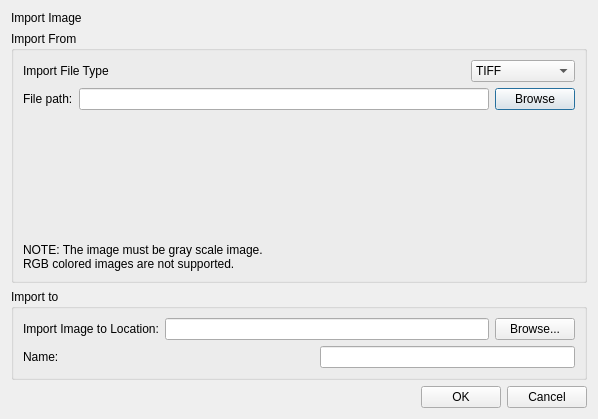
<?xml version="1.0" encoding="UTF-8"?>
<ui version="4.0">
 <class>Dialog</class>
 <widget class="QDialog" name="Dialog">
  <property name="geometry">
   <rect>
    <x>0</x>
    <y>0</y>
    <width>598</width>
    <height>419</height>
   </rect>
  </property>
  <property name="windowTitle">
   <string>Dialog</string>
  </property>
  <layout class="QVBoxLayout" name="verticalLayout_3">
   <item>
    <widget class="QLabel" name="label">
     <property name="text">
      <string>Import Image</string>
     </property>
    </widget>
   </item>
   <item>
    <widget class="QGroupBox" name="groupBox">
     <property name="title">
      <string>Import From</string>
     </property>
     <layout class="QVBoxLayout" name="verticalLayout">
      <item>
       <layout class="QHBoxLayout" name="horizontalLayout_2">
        <item>
         <widget class="QLabel" name="label_2">
          <property name="text">
           <string>Import File Type</string>
          </property>
         </widget>
        </item>
        <item>
         <spacer name="horizontalSpacer">
          <property name="orientation">
           <enum>Qt::Horizontal</enum>
          </property>
          <property name="sizeHint" stdset="0">
           <size>
            <width>40</width>
            <height>20</height>
           </size>
          </property>
         </spacer>
        </item>
        <item>
         <widget class="QComboBox" name="comboBox_mode">
          <item>
           <property name="text">
            <string>TIFF</string>
           </property>
          </item>
          <item>
           <property name="text">
            <string>Binary (RAW)</string>
           </property>
          </item>
         </widget>
        </item>
       </layout>
      </item>
      <item>
       <layout class="QHBoxLayout" name="horizontalLayout_5">
        <item>
         <widget class="QLabel" name="label_3">
          <property name="text">
           <string>File path:</string>
          </property>
         </widget>
        </item>
        <item>
         <widget class="QLineEdit" name="lineEdit_image_path"/>
        </item>
        <item>
         <widget class="QPushButton" name="pushButton_browse_file">
          <property name="text">
           <string>Browse</string>
          </property>
         </widget>
        </item>
       </layout>
      </item>
      <item>
       <spacer name="verticalSpacer">
        <property name="orientation">
         <enum>Qt::Vertical</enum>
        </property>
        <property name="sizeHint" stdset="0">
         <size>
          <width>20</width>
          <height>40</height>
         </size>
        </property>
       </spacer>
      </item>
      <item>
       <widget class="QLabel" name="label_5">
        <property name="text">
         <string>NOTE: The image must be gray scale image.
RGB colored images are not supported.</string>
        </property>
       </widget>
      </item>
     </layout>
    </widget>
   </item>
   <item>
    <widget class="QGroupBox" name="groupBox_2">
     <property name="title">
      <string>Import to</string>
     </property>
     <layout class="QVBoxLayout" name="verticalLayout_2">
      <item>
       <layout class="QHBoxLayout" name="horizontalLayout_6">
        <item>
         <widget class="QLabel" name="label_4">
          <property name="text">
           <string>Import Image to Location:</string>
          </property>
         </widget>
        </item>
        <item>
         <widget class="QLineEdit" name="lineEdit_parent_path"/>
        </item>
        <item>
         <widget class="QPushButton" name="pushButton_browse_parent">
          <property name="text">
           <string>Browse...</string>
          </property>
         </widget>
        </item>
       </layout>
      </item>
      <item>
       <layout class="QHBoxLayout" name="horizontalLayout">
        <item>
         <widget class="QLabel" name="label_6">
          <property name="text">
           <string>Name:</string>
          </property>
         </widget>
        </item>
        <item>
         <spacer name="horizontalSpacer_2">
          <property name="orientation">
           <enum>Qt::Horizontal</enum>
          </property>
          <property name="sizeHint" stdset="0">
           <size>
            <width>40</width>
            <height>20</height>
           </size>
          </property>
         </spacer>
        </item>
        <item>
         <widget class="QLineEdit" name="lineEdit_name"/>
        </item>
       </layout>
      </item>
     </layout>
    </widget>
   </item>
   <item>
    <layout class="QHBoxLayout" name="horizontalLayout_4">
     <item>
      <spacer name="horizontalSpacer_3">
       <property name="orientation">
        <enum>Qt::Horizontal</enum>
       </property>
       <property name="sizeHint" stdset="0">
        <size>
         <width>40</width>
         <height>20</height>
        </size>
       </property>
      </spacer>
     </item>
     <item>
      <layout class="QHBoxLayout" name="horizontalLayout_3">
       <item>
        <widget class="QPushButton" name="pushButton_ok">
         <property name="text">
          <string>OK</string>
         </property>
        </widget>
       </item>
       <item>
        <widget class="QPushButton" name="pushButton_cancel">
         <property name="text">
          <string>Cancel</string>
         </property>
        </widget>
       </item>
      </layout>
     </item>
    </layout>
   </item>
  </layout>
 </widget>
 <resources/>
 <connections/>
</ui>
